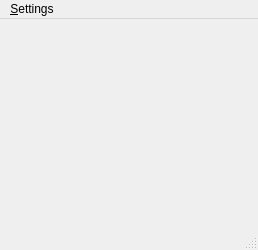
<?xml version="1.0" encoding="UTF-8"?>
<ui version="4.0">
 <class>Plot3d</class>
 <widget class="QMainWindow" name="Plot3d">
  <property name="geometry">
   <rect>
    <x>0</x>
    <y>0</y>
    <width>258</width>
    <height>250</height>
   </rect>
  </property>
  <property name="windowTitle">
   <string>Plot 3D</string>
  </property>
  <widget class="QWidget" name="centralwidget"/>
  <widget class="QMenuBar" name="menubar">
   <property name="geometry">
    <rect>
     <x>0</x>
     <y>0</y>
     <width>258</width>
     <height>22</height>
    </rect>
   </property>
   <widget class="QMenu" name="menuSettings">
    <property name="title">
     <string>&amp;Settings</string>
    </property>
    <widget class="QMenu" name="menuHorizontalAxis">
     <property name="title">
      <string>&amp;Horizontal axis</string>
     </property>
     <addaction name="actionHorizLinear"/>
     <addaction name="actionHorizLog"/>
    </widget>
    <widget class="QMenu" name="menuVerticalAxis">
     <property name="title">
      <string>&amp;Vertical axis</string>
     </property>
     <addaction name="actionVertLinear"/>
     <addaction name="actionVertLog"/>
     <addaction name="actionVertDb"/>
    </widget>
    <addaction name="menuHorizontalAxis"/>
    <addaction name="menuVerticalAxis"/>
   </widget>
   <addaction name="menuSettings"/>
  </widget>
  <widget class="QStatusBar" name="statusbar"/>
  <action name="actionExit">
   <property name="text">
    <string>Exit</string>
   </property>
  </action>
  <action name="actionHorizLinear">
   <property name="text">
    <string>Li&amp;near</string>
   </property>
  </action>
  <action name="actionHorizLog">
   <property name="text">
    <string>L&amp;og</string>
   </property>
  </action>
  <action name="actionHorizGridLines3">
   <property name="text">
    <string>&amp;3 grid lines</string>
   </property>
  </action>
  <action name="actionHorizGridLines4">
   <property name="text">
    <string>&amp;4 grid lines</string>
   </property>
  </action>
  <action name="actionHorizGridLines5">
   <property name="text">
    <string>&amp;5 grid lines</string>
   </property>
  </action>
  <action name="actionVertGridLines3">
   <property name="text">
    <string>&amp;3 grid lines</string>
   </property>
  </action>
  <action name="actionVertGridLines4">
   <property name="text">
    <string>&amp;4 grid lines</string>
   </property>
  </action>
  <action name="actionVertGridLines5">
   <property name="text">
    <string>&amp;5 grid lines</string>
   </property>
  </action>
  <action name="actionVertLinear">
   <property name="text">
    <string>Li&amp;near</string>
   </property>
  </action>
  <action name="actionVertLog">
   <property name="text">
    <string>L&amp;og</string>
   </property>
  </action>
  <action name="actionVertDb">
   <property name="text">
    <string>d&amp;B</string>
   </property>
  </action>
 </widget>
 <resources/>
 <connections/>
</ui>
